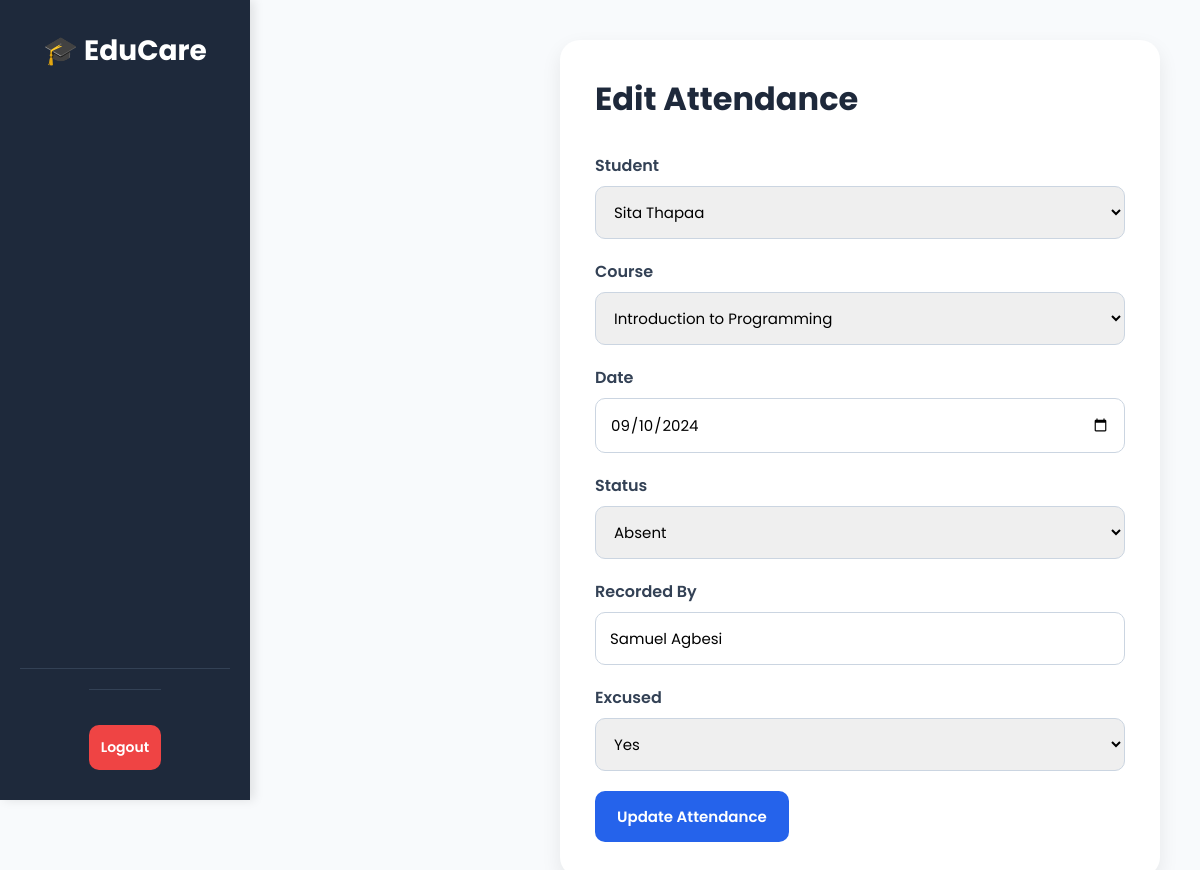
Screenshot of /03_Attendance_management/edit.php?id=3 with the database file from the repository.
### tables this page shows
CREATE TABLE `attendance` (
  `AttendanceID` int(11) NOT NULL COMMENT 'Auto incremented unique identifier for each attendance record',
  `StudentID` int(11) NOT NULL COMMENT 'Links attendance record to a specific student',
  `CourseID` int(11) NOT NULL COMMENT 'Links attendance to a specific course',
  `AttendanceDate` date DEFAULT NULL COMMENT 'Date when attendance is recorded.',
  `Status` varchar(20) DEFAULT NULL COMMENT 'Attendance Status: Present, absent, late.',
  `RecordedBy` varchar(100) DEFAULT NULL COMMENT 'The name or Staff ID of the authorised teacher who recorded it',
  `IsExcused` tinyint(1) DEFAULT NULL COMMENT 'indicates if an absence or lateness is officially excused.'
);

CREATE TABLE `student` (
  `StudentID` int(11) NOT NULL COMMENT 'Auto-incremented unique identifier for each student',
  `StudentName` varchar(100) DEFAULT NULL COMMENT 'Full anme of the student',
  `Email` varchar(100) NOT NULL COMMENT 'Unique email address used for login',
  `Level` varchar(100) DEFAULT NULL COMMENT 'Academic level e.g. Year 1, Year 2, Postgraduate',
  `DateOfBirth` date DEFAULT NULL COMMENT 'Date of birth of student',
  `DateEnrolled` datetime DEFAULT NULL COMMENT 'The date the student was registered on the system',
  `IsActive` tinyint(1) DEFAULT NULL COMMENT 'TRUE if student account is active, FALSE if deactivated',
  `Password` varchar(255) DEFAULT NULL
);

CREATE TABLE `course` (
  `CourseID` int(11) NOT NULL COMMENT 'Auto-incremented unique identifier for each course',
  `CourseName` varchar(100) DEFAULT NULL COMMENT 'Full name of the course',
  `CourseCode` varchar(20) NOT NULL COMMENT 'Unique short code ',
  `CreditPoints` int(10) DEFAULT NULL COMMENT 'Number of credit points awarded for completing the course',
  `StartDate` date NOT NULL COMMENT 'The date of course officially started.',
  `IsActive` tinyint(1) NOT NULL COMMENT 'True if the course is currently active',
  `TeacherID` int(11) DEFAULT NULL
);

### models/Attendance.php (called while the page is built, shortened)
<?php
require_once __DIR__ . '/../database/db.php';
class Attendance
{
    private $conn;
    public function __construct()
    {
        $db = new Database();
        $this->conn = $db->connect();
    }
    public function getById($id)
    {
        $sql = "
            SELECT *
            FROM attendance
            WHERE AttendanceID = ?
        ";
        $stmt = $this->conn->prepare($sql);
        $stmt->bind_param("i", $id);
        $stmt->execute();
        $result = $stmt->get_result();
        return $result->fetch_assoc();
    }
}
?>

### database/db.php (called while the page is built)
<?php
class Database {
    private $host = "localhost";
    private $user = "root";
    private $pass = "";
    private $db   = "student_record_system";
    public function connect() {
        return new mysqli($this->host, $this->user, $this->pass, $this->db);
    }
}
?>

### controllers/AttendanceController.php (called while the page is built, shortened)
<?php
require_once __DIR__ . '/../models/Attendance.php';
class AttendanceController
{
    private $attendance;
    public function __construct()
    {
        $this->attendance = new Attendance();
    }
    public function edit($id)
    {
        return $this->attendance->getById($id);
    }
}
?>

### 03_Attendance_management/edit.php (the view, shortened to what this page needs)
<?php
require_once '../controllers/AttendanceController.php';
require_once '../database/db.php';
$controller = new AttendanceController();
$db = new Database();
$conn = $db->connect();
$id = $_GET['id'];
$attendance = $controller->edit($id);
$students = $conn->query("SELECT * FROM student");
$courses = $conn->query("SELECT * FROM course");
?>
<!DOCTYPE html>
<html lang="en">
<head>
</head>
<body>
<?php include '../navbar.php'; ?>
<div class="main-content">
    <div class="form-container">
        <h1>Edit Attendance</h1>
        <form method="POST">
            <div class="form-group">
                <label>Student</label>
                <select name="studentID" required>
                    <?php while($student = $students->fetch_assoc()): ?>
                        <option value="<?= $student['StudentID'] ?>"
                        <?= ($student['StudentID'] == $attendance['StudentID']) ? 'selected' : '' ?>>
                            <?= $student['StudentName'] ?>
                        </option>
                    <?php endwhile; ?>
                </select>
            </div>
            <div class="form-group">
                <label>Course</label>
                <select name="courseID" required>
                    <?php while($course = $courses->fetch_assoc()): ?>
                        <option value="<?= $course['CourseID'] ?>"
                        <?= ($course['CourseID'] == $attendance['CourseID']) ? 'selected' : '' ?>>
                            <?= $course['CourseName'] ?>
                        </option>
                    <?php endwhile; ?>
                </select>
            </div>
            <div class="form-group">
                <label>Date</label>
                <input type="date"
                       name="attendanceDate"
                       value="<?= $attendance['AttendanceDate'] ?>"
                       required>
            </div>
            <div class="form-group">
                <label>Status</label>
                <select name="status">
                    <option value="Absent"
                    <?= ($attendance['Status'] == 'Absent') ? 'selected' : '' ?>>
                        Absent
                    </option>
                </select>
            </div>
            <div class="form-group">
                <label>Recorded By</label>
                <input type="text"
                       name="recordedBy"
                       value="<?= $attendance['RecordedBy'] ?>"
                       required>
            </div>
            <div class="form-group">
                <label>Excused</label>
                <select name="isExcused">
                    <option value="1"
                    <?= ($attendance['IsExcused'] == 1) ? 'selected' : '' ?>>
                        Yes
                    </option>
                </select>
            </div>
            <button type="submit">
                Update Attendance
            </button>
        </form>
    </div>
</div>
</body>
</html>

### 03_Attendance_management/edit.php (style rules this page uses)
* { margin:0; padding:0; box-sizing:border-box; font-family:'Poppins',sans-serif; }
body { background:#f8fafc; }
.main-content { margin-left:250px; padding:40px; }
.form-container { max-width:700px; background:white; padding:35px; border-radius:20px; box-shadow:0 8px 20px rgba(0,0,0,0.08); }
h1 { margin-bottom:30px; color:#1e293b; }
.form-group { margin-bottom:20px; }
label { display:block; margin-bottom:8px; font-weight:600; color:#334155; }
input, select { width:100%; padding:14px; border:1px solid #cbd5e1; border-radius:10px; outline:none; font-size:15px; }
button { background:#2563eb; color:white; border:none; padding:14px 22px; border-radius:10px; font-size:15px; font-weight:600; cursor:pointer; }

### navbar.php (style rules this page uses)
body { margin: 0; font-family: 'Poppins', sans-serif; background: #f8fafc; box-sizing: border-box; }
body:not(.login-page) { padding-left: 270px; }

### rows the page displays
attendance: studentID "Sita Thapaa", courseID "Introduction to Programming", attendanceDate "09/10/2024", status "Absent", recordedBy "Samuel Agbesi", isExcused "Yes"
